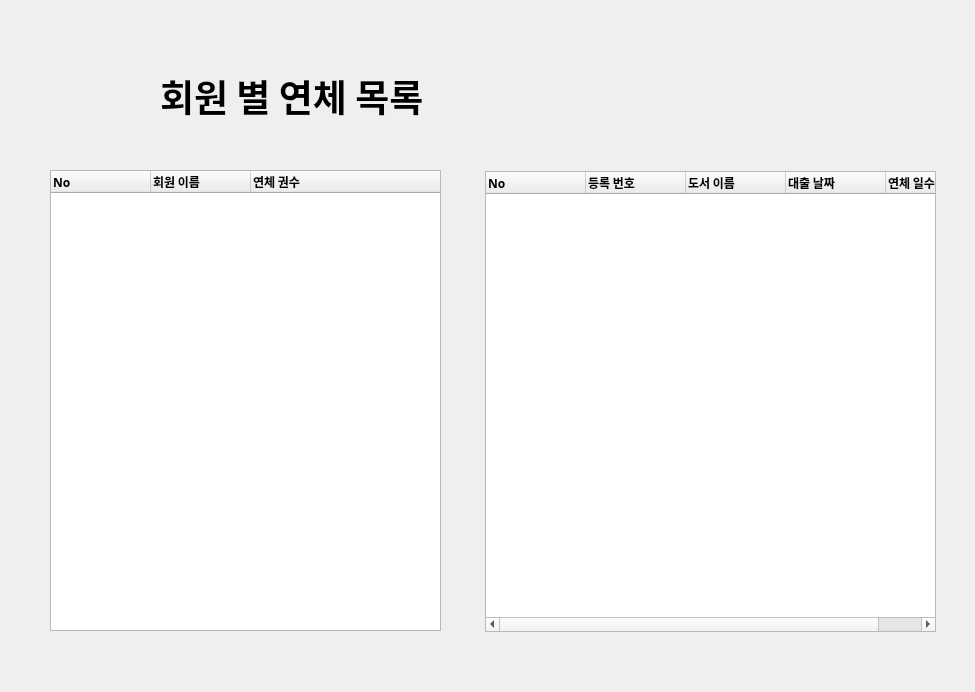
<?xml version="1.0" encoding="UTF-8"?>
<ui version="4.0">
 <class>Dialog</class>
 <widget class="QDialog" name="Dialog">
  <property name="geometry">
   <rect>
    <x>0</x>
    <y>0</y>
    <width>975</width>
    <height>692</height>
   </rect>
  </property>
  <property name="windowTitle">
   <string>Dialog</string>
  </property>
  <widget class="QLabel" name="label">
   <property name="geometry">
    <rect>
     <x>50</x>
     <y>60</y>
     <width>81</width>
     <height>71</height>
    </rect>
   </property>
   <property name="text">
    <string/>
   </property>
   <property name="pixmap">
    <pixmap>image/out-of-time (1).png</pixmap>
   </property>
   <property name="scaledContents">
    <bool>true</bool>
   </property>
  </widget>
  <widget class="QTreeWidget" name="treeWidget">
   <property name="geometry">
    <rect>
     <x>50</x>
     <y>170</y>
     <width>391</width>
     <height>461</height>
    </rect>
   </property>
   <property name="font">
    <font>
     <family>나눔고딕</family>
     <weight>75</weight>
     <bold>true</bold>
    </font>
   </property>
   <column>
    <property name="text">
     <string>No</string>
    </property>
   </column>
   <column>
    <property name="text">
     <string>회원 이름</string>
    </property>
   </column>
   <column>
    <property name="text">
     <string>연체 권수</string>
    </property>
   </column>
  </widget>
  <widget class="QTreeWidget" name="treeWidget_2">
   <property name="geometry">
    <rect>
     <x>485</x>
     <y>171</y>
     <width>451</width>
     <height>461</height>
    </rect>
   </property>
   <property name="font">
    <font>
     <family>나눔고딕</family>
     <weight>75</weight>
     <bold>true</bold>
    </font>
   </property>
   <column>
    <property name="text">
     <string>No</string>
    </property>
   </column>
   <column>
    <property name="text">
     <string>등록 번호</string>
    </property>
   </column>
   <column>
    <property name="text">
     <string>도서 이름</string>
    </property>
   </column>
   <column>
    <property name="text">
     <string>대출 날짜</string>
    </property>
   </column>
   <column>
    <property name="text">
     <string>연체 일수</string>
    </property>
   </column>
  </widget>
  <widget class="QLabel" name="label_2">
   <property name="geometry">
    <rect>
     <x>160</x>
     <y>70</y>
     <width>321</width>
     <height>51</height>
    </rect>
   </property>
   <property name="font">
    <font>
     <family>메이플스토리</family>
     <pointsize>28</pointsize>
     <weight>75</weight>
     <bold>true</bold>
    </font>
   </property>
   <property name="text">
    <string>회원 별 연체 목록</string>
   </property>
  </widget>
 </widget>
 <resources/>
 <connections/>
</ui>
